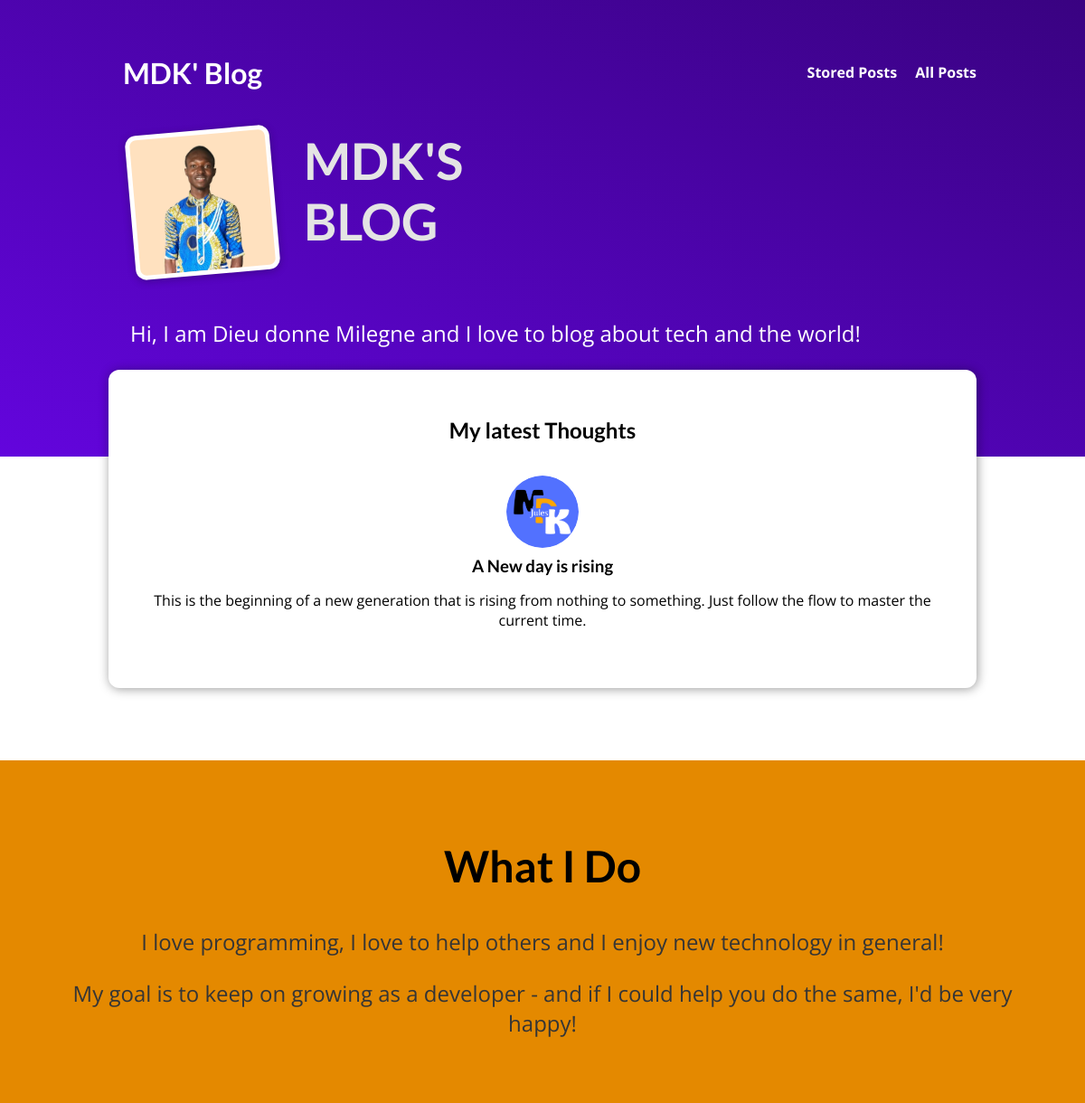
The page / on the database its author committed.
### blog/models.py (models this page shows, shortened)
class Post(models.Model):
    title = models.CharField(max_length=150)
    excerpt = models.CharField(max_length=200)
    image = models.ImageField(upload_to='posts/', null=True)
    date = models.DateTimeField(auto_now=True)
    slug = models.SlugField(unique=True)
    content = models.TextField(null=False, validators=[MinLengthValidator(25)])
    author = models.ForeignKey(Author, on_delete=models.SET_NULL, null=True, related_name='posts')
    tags = models.ManyToManyField(Tag)

### blog/views.py (the view)
# urls.py: path('', views.IndexView.as_view(), name='blog'),
class IndexView(ListView):
    template_name = 'blog/index.html'
    model = Post
    ordering = ['-date']
    context_object_name = 'posts'
    def get_queryset(self):
        queryset = super().get_queryset()
        data = queryset[:3]
        return data

### blog/templates/blog/index.html (shortened to what this page needs)
{% extends "main.html" %}
{% load static %}
{% block css_style %}
    <link rel='stylesheet' href='{% static "blog/index.css" %}'>
    <link rel='stylesheet' href='{% static 'blog/post.css' %}'>
{% endblock css_style %}
{% block content %}
    <section id='welcome'>
        <header>
            <img src='{% static 'blog/images/jules.png' %}' alt='MDK - The Author Of This Blog' />
            <h2>MDK'S BLOG</h2>
        </header>
        <p>Hi, I am Dieu donne Milegne and I love to blog about tech and the world!</p>
    </section>
    <section id='latest-posts'>
        <h2>My latest Thoughts</h2>
        <ul>
            {% for post in posts %}
                {% include 'blog/includes/post.html' %}
            {% endfor %}
        </ul>
    </section>
    <section id='about'>
        <h2>What I Do</h2>
        <p>
            I love programming, I love to help others and I enjoy new technology in general!
        </p>
        <p>
            My goal is to keep on growing as a developer - and if I could help you do the same, I'd be very happy!
        </p>
    </section>
{% endblock content %}

### blog/templates/blog/includes/post.html
{% load static %}
<li>
    <article class='post'>
        <a href='{% url 'blog-post' post.slug %}'>
            <img src='{{ post.image.url }}' alt='{{ post.title }}'>
            <div class='post__content'>
                <h3>{{ post.title }}</h3>
                <p>
                    {{ post.excerpt }}
                </p>
            </div>
        </a>
    </article>
</li>

### static/app.css (style rules this page uses)
* { box-sizing: border-box; }
html { font-family: 'Open Sans', 'Lato', sans-serif; }
body { margin: 0; }
h1, h2, h3 { font-family: 'Lato', sans-serif; font-weight: bold; }

### blog/static/blog/index.css (style rules this page uses)
body { margin: 0; padding: 0; }
#welcome { background: linear-gradient(to right top, #6305dd, #390281); padding: 6rem 12%; }
#welcome header { display: flex; align-items: flex-start; margin: 3rem auto; }
#welcome img { width: 10rem; height: 10rem; object-fit: cover; object-position: top; border: 5px solid white; border-radius: 12px; background-color: #ffe1bf; transform: rotateZ(-5deg); box-shadow: 0 2px 8px rgba(0, 0, 0, 0.25); }
#welcome h2 { font-size: 3.5rem; margin: 0 0 0 2rem; color: #e4e4e4; width: 10rem; }
#welcome p { color: white; font-size: 1.5rem; }
#latest-posts { background-color: white; padding: 2rem; border-radius: 12px; width: 60rem; margin: -6rem auto 2rem auto; box-shadow: 1px 1px 12px rgba(0, 0, 0, 0.4); }
#latest-posts h2 { text-align: center; }
#latest-posts ul { list-style: none; margin: 0; padding: 0; display: flex; gap: 1rem; }
#latest-posts li { flex: 1; }
#about { text-align: center; padding: 3rem; background-color: #e48900; margin-top: 5rem; }
#about h2 { font-size: 3rem; }
#about p { font-size: 1.5rem; color: #353535; }

### blog/static/blog/post.css (style rules this page uses)
.post { display: flex; flex-direction: column; align-items: center; text-align: center; }
.post a { text-decoration: none; color: black; transition: all 0.2s ease; padding: 1rem; }
.post img { width: 5rem; height: 5rem; object-fit: cover; border-radius: 50%; }
.post h3 { margin: 0.25rem 0; }

### rows shown on the page
Post: image (picture), title "A New day is rising", excerpt "This is the beginning of a new generation that is rising from nothing to something. Just follow the flow to master the current time."
